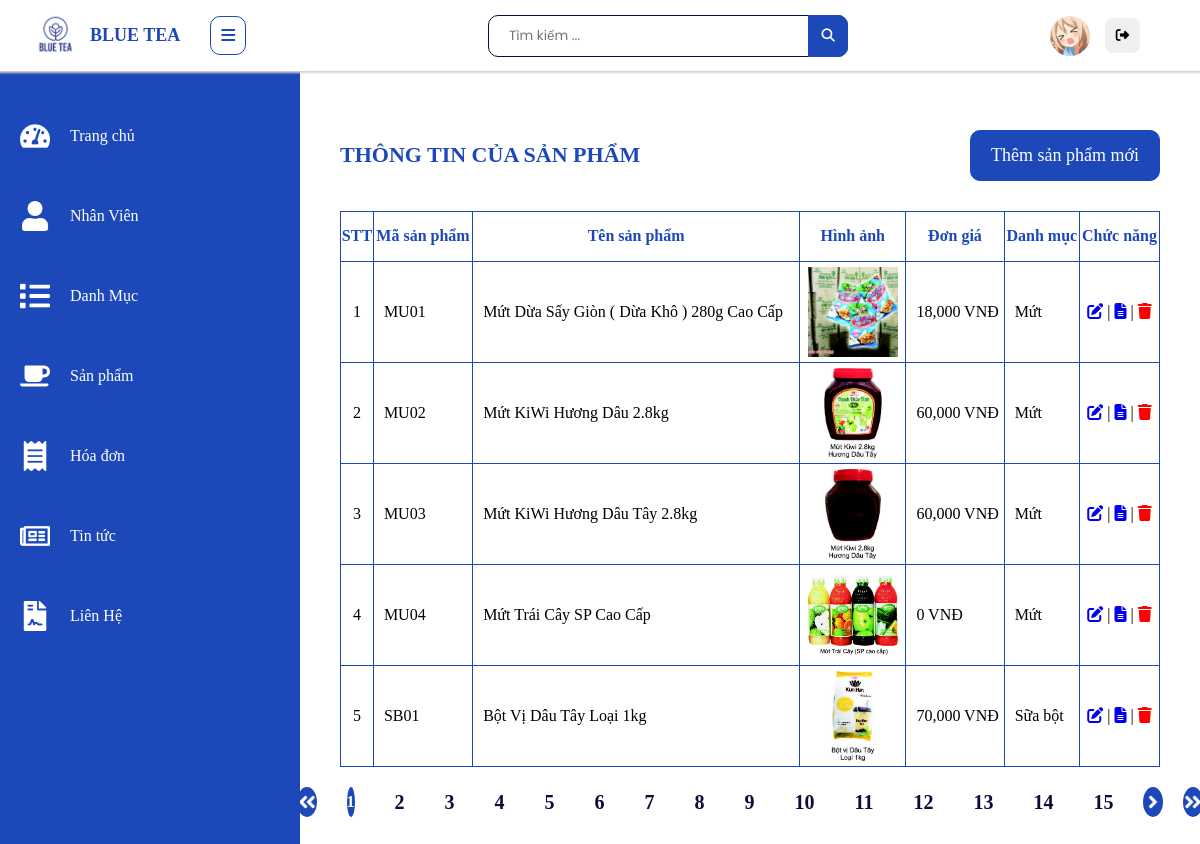
Screenshot of /admin/san-pham/index.php (signed in) with the database file from the repository.
### tables this page shows
CREATE TABLE `san_pham` (
  `ma_sp` varchar(10) NOT NULL,
  `ten_sp` varchar(100) NOT NULL,
  `gia` int(11) NOT NULL,
  `mo_ta` varchar(1000) NOT NULL,
  `danh_muc` varchar(10) NOT NULL,
  `hinh_anh` varchar(200) NOT NULL
);

CREATE TABLE `danh_muc` (
  `ma_dm` varchar(10) NOT NULL,
  `ten_dm` varchar(40) NOT NULL
);

### admin/san-pham/index.php (the view, shortened to what this page needs)
<?php
function adminContent()
{
    echo '<div class="container">';
    include("../../block/connection.php");
    $rowsPerPage=5;
    $offset =($_GET['page']-1)*$rowsPerPage;
    $sql ="SELECT `ma_sp`, `ten_sp`, `gia`, `mo_ta`, `ten_dm`, `hinh_anh` FROM `san_pham`
    INNER JOIN danh_muc ON san_pham.danh_muc = danh_muc.ma_dm LIMIT $offset, $rowsPerPage";
    $result=mysqli_query($conn, $sql);
    if (!$result){
        echo "Không có sản phẩm nào";
    }
    else {
        if (!mysqli_num_rows($result)==0){
            echo "<div class='product-content--link' align='left' style='margin-bottom: 30px'>";
            echo "<h1 class='admin-product--title'>THÔNG TIN CỦA SẢN PHẨM</h1>
            <a href='../../admin/san-pham/create.php' class='product-link--edit'>Thêm sản phẩm mới</a>
        </div>";
            echo "<table align='center' class='admin-product--table'>";
            echo "<tr >
                    <th>STT</th>
                    <th>Mã sản phẩm</th>
                    <th>Tên sản phẩm</th>
                    <th>Hình ảnh</th>
                    <th>Đơn giá</th>
                    <th>Danh mục</th>
                    <th>Chức năng</th>
                </tr>";
                $dem=0;
                while ($rows=mysqli_fetch_array($result)){
                    $dem++;
                    $id=$rows["ma_sp"];
                    echo "<tr>";
                    echo "<td>".$dem."</td>";
                    echo "<td><span class='id_sp'>{$rows['ma_sp']}</span></td>";
                    echo "<td>{$rows['ten_sp']}</td>";
                    echo "<td>
                    <img src='../../assets/images/{$rows['hinh_anh']}' class='admin-product--img'>
                    </td>";
                    echo "<td>
                    <span class='money'>{$rows['gia'] }</span>
                    <span>VNĐ</span></td>";
                    echo "<td>{$rows['ten_dm']}</td>";
                    echo "<td align='center'><a href='../../admin/san-pham/edit.php?id=".$id."'>
                        <i class='fa fa-edit' title='Chỉnh sửa'></i>
                    </a> |
                    <a href='../../admin/san-pham/detail.php?id=".$id."'>
                    <i class='fa-sharp fa-solid fa-file-lines' title='Xem chi tiết'></i>
                    </a> |
                        <i class='fa fa-trash admin-delete' style='color: red' title='Xóa' ></i>
                    </td>";
                    echo "</tr>";
                }
                echo "</table>";
                $re = mysqli_query($conn, 'select * from san_pham');
                $numRows = mysqli_num_rows($re);
                $maxPage = floor($numRows/$rowsPerPage) + 1;
                echo "<div class='phanTrang'>";
                $firstPage=1;
                echo "<a class='link-btn' href=".$_SERVER ['PHP_SELF']."?page=".$firstPage.">";
                echo "<img src='../../assets/images/angle-double-left-solid.png' alt=''>";
                echo "</a>";
                for ($i=1 ; $i<=$maxPage ; $i++)
                {
                    if ($i == $_GET['page'])
                    {
                        echo '<b class="center">'.$i.'</b> ';
                    }
                    else {
                        echo "<a class='link-text' href=" . $_SERVER['PHP_SELF'] . "?page=" . $i . ">" . $i . "</a> ";
                    }
                }
                if ($_GET['page'] < $maxPage) {
                    echo "<a class='link-btn' href=" . $_SERVER['PHP_SELF'] . "?page=" . ($_GET['page'] + 1) . ">
                    <img src='../../assets/images/angle-right-solid.png' alt=''>
                    </a>";
                }
                echo "<a class='link-btn' href=".$_SERVER ['PHP_SELF']."?page=".$maxPage.">";
                echo "<img src='../../assets/images/angle-double-right-solid.png' alt=''>";
                echo "</a>";
                echo"</div>";
        }
    }
}
include("../../block/admin-block.php");
?>

### assets/css/stucture.css (style rules this page uses)
.container { max-width: 1250px; margin: 0 auto; padding: 30px 40px 40px 40px; }

### assets/css/footer.css (style rules this page uses)
* { margin: 0; padding: 0; box-sizing: border-box; font-family: "Poppins", sans-serif; }

### assets/css/admin.css (style rules this page uses)
body { position: relative; }

### assets/css/category.css (style rules this page uses)
h1 { margin-bottom: 14px; font-size: 22px; font-weight: 600; }

### assets/css/mai-thi.css (style rules this page uses)
:root { --bg1:#9b59b6; --bg2:#3498db; --bg :#D7E1EC; }
* { margin: 0; padding: 0; }

### assets/css/product.css (style rules this page uses)
.phanTrang { display: flex; align-items: center; width: 100%; justify-content: center; margin-top: 20px; }
.link-btn > img { width: 20px; height: 20px; object-fit: cover; }
.link-btn { display: flex; align-items: center; justify-content: center; width: 30px; height: 30px; padding: 10px; box-sizing: border-box; border-radius: 50%; overflow: hidden; background: #1d48ba; margin: 0 10px; }
.link-text { display: flex; width: 30px; height: 30px; align-items: center; justify-content: center; font-size: 20px; margin: 0 20px; color: #0D0D3C; font-weight: bold; }
.phanTrang > b { display: flex; width: 30px; height: 30px; align-items: center; justify-content: center; color: white; background: #1d48ba; font-weight: bold; margin: 0 20px; border-radius: 50%; }

### assets/css/contact.css (style rules this page uses)
* { margin: 0; padding: 0; box-sizing: border-box; font-family: "Poppins", sans-serif; }

### assets/css/cart.css (style rules this page uses)
.container { position: relative; }

### assets/css/admin_product.css (style rules this page uses)
.admin-product--title { text-align: center; color: #1d48ba; margin-bottom: 0; }
.admin-product--table { border-collapse: collapse; border: 1px solid #1d48ba; width: 100%; }
.admin-product--table tr { border: 1px solid #1d48ba; }
.admin-product--table th { border: 1px solid #1d48ba; text-align: center; vertical-align: middle; height: 50px; font-weight: bold; color: #1d48ba; }
.admin-product--table td { border: 1px solid #1d48ba; vertical-align: middle; }
.admin-product--table td:first-child { text-align: center; }
.admin-product--table td:not(:first-child) { padding-left: 10px; }
.admin-product--table td:nth-child(4),.admin-product--table td:last-child { padding-left: 0; }
.admin-product--img { width: 100px; height: 100px; display: block; margin: 0 auto; padding: 5px; }
.product-content--link { display: flex; margin-top: 20px; text-align: center; justify-content: space-between; align-items: center; }
.product-content--link a { padding: 10px 20px; color: white; border-radius: 10px; font-size: 18px; line-height: 1.6; transition: all .25s linear; }
.product-link--edit { border: 1px solid #1d48ba; background-color: #1d48ba; }
.admin-delete { cursor: pointer; }

### rows the page displays
san_pham: ma_sp "MU01", ten_sp "Mứt Dừa Sấy Giòn ( Dừa Khô ) 280g Cao Cấp", hinh_anh (picture), gia "18,000", danh_muc.ten_dm "Mứt"
san_pham: ma_sp "MU02", ten_sp "Mứt KiWi Hương Dâu 2.8kg", hinh_anh (picture), gia "60,000", danh_muc.ten_dm "Mứt"
san_pham: ma_sp "MU03", ten_sp "Mứt KiWi Hương Dâu Tây 2.8kg", hinh_anh (picture), gia "60,000", danh_muc.ten_dm "Mứt"
san_pham: ma_sp "MU04", ten_sp "Mứt Trái Cây SP Cao Cấp", hinh_anh (picture), gia "0", danh_muc.ten_dm "Mứt"
san_pham: ma_sp "SB01", ten_sp "Bột Vị Dâu Tây Loại 1kg", hinh_anh (picture), gia "70,000", danh_muc.ten_dm "Sữa bột"
